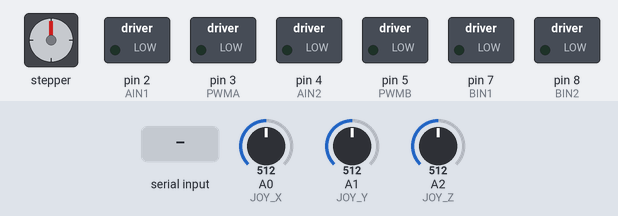
Simulated run of this sketch. Board: Arduino Nano, built with avr-gcc and run on an emulated ATmega328P. On the bench: stepper motor, switched loads named in the sketch (green lamp = pin HIGH). The test bench sets the inputs (shaded band); at power-on: A2 (JOY_Z) = 512, A0 (JOY_X) = 512, A1 (JOY_Y) = 512. Stepper angles assume 200 steps per turn.

Above: at 1.2 s.
1.3 s: A2 (JOY_Z) set to 569
2.8 s: A2 (JOY_Z) set to 582
At 2.95 s:
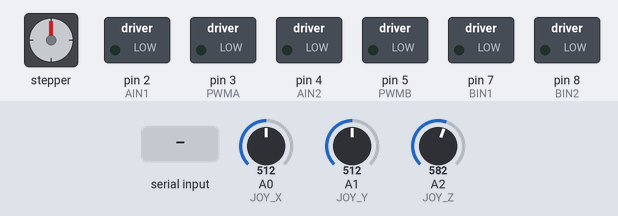
5.8 s: A0 (JOY_X) set to 716
At 6.03 s:
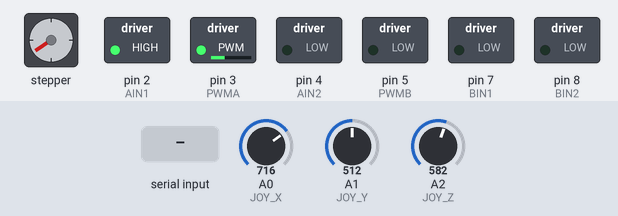
8.8 s: A1 (JOY_Y) set to 716
At 9.14 s:
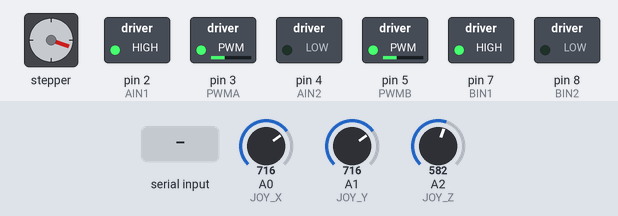
11.8 s: "F" received over Serial
At 12.22 s:
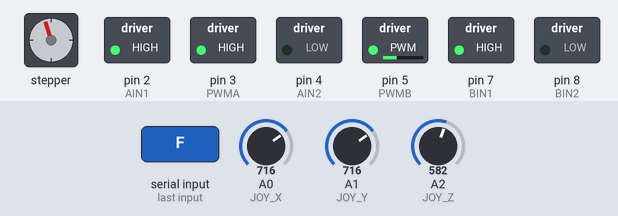
14.8 s: "B" received over Serial
At 15.0 s:
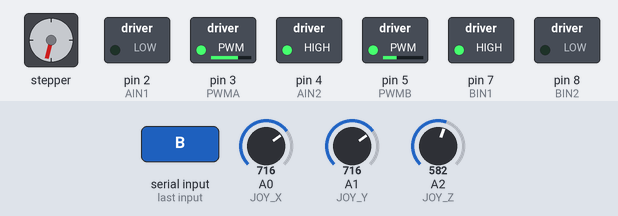
Timing chart, 0 to 28.0 s (numbered marks = the images above; inputs shaded):
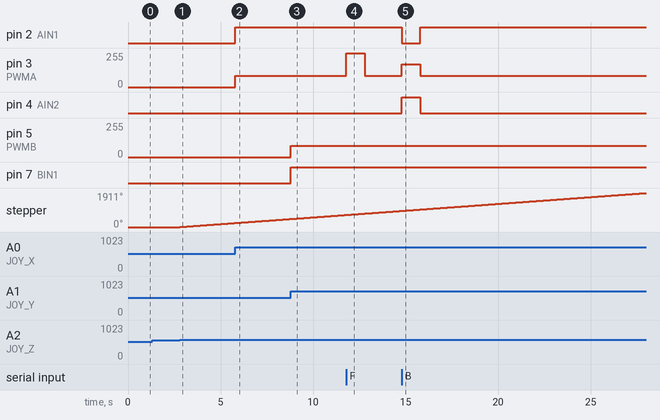

The sketch:

grua_arduino.ino
```cpp
#include <AccelStepper.h>

// ----------------------------------------------------
// 1. ASIGNACIÓN DE PINES
// ----------------------------------------------------
// Pines Joysticks
#define JOY_X A0 // Carro
#define JOY_Y A1 // Elevación
#define JOY_Z A2 // Giro

// Pines Driver TB6612FNG (Motor A - Carro)
#define AIN1 2
#define AIN2 4
#define PWMA 3

// Pines Driver TB6612FNG (Motor B - Elevación)
#define BIN1 7
#define BIN2 8
#define PWMB 5

// Pines Driver DRV8825 (Motor a pasos Nema 17 - Giro)
#define STEP_PIN 9
#define DIR_PIN 10

// ----------------------------------------------------
// 2. CONFIGURACIÓN DE LIBRERÍAS Y VARIABLES
// ----------------------------------------------------
// Configurar AccelStepper en modo DRIVER (1 pin de paso, 1 pin de dirección)
AccelStepper stepper(AccelStepper::DRIVER, STEP_PIN, DIR_PIN);

// Variables de estado para el Control Web (Valores de -1 a 1)
int webCarro = 0;
int webElev = 0;
int webGiro = 0;

// Variables para el Timeout de Seguridad
unsigned long lastWebCommandTime = 0;
const unsigned long WEB_TIMEOUT = 1000; // Si pasa 1 seg sin comandos web, se detiene la aportación web

void setup() {
  // Configuración de Comunicación Serial (ESP32 TX -> Nano RX D0)
  Serial.begin(9600);

  // Configuración de pines de salida para TB6612FNG
  pinMode(AIN1, OUTPUT);
  pinMode(AIN2, OUTPUT);
  pinMode(PWMA, OUTPUT);

  pinMode(BIN1, OUTPUT);
  pinMode(BIN2, OUTPUT);
  pinMode(PWMB, OUTPUT);

  // Configuración de Motor a Pasos
  stepper.setMaxSpeed(1000); // Ajustar según los microsteps del DRV8825
  stepper.setAcceleration(500);
}

// ----------------------------------------------------
// 3. LÓGICA DE CONTROL WEB (PARSER UART)
// ----------------------------------------------------
void processWebCommand() {
  if (Serial.available() > 0) {
    char cmd = Serial.read();
    lastWebCommandTime = millis();

    // Resetear estados antes de aplicar el nuevo comando
    webCarro = 0;
    webElev = 0;
    webGiro = 0;

    switch(cmd) {
      case 'F': webCarro = 1; break;  // Adelante (Carro)
      case 'B': webCarro = -1; break; // Atrás (Carro)
      case 'U': webElev = 1; break;   // Subir (Elevación)
      case 'D': webElev = -1; break;  // Bajar (Elevación)
      case 'L': webGiro = 1; break;   // Giro Izquierda
      case 'R': webGiro = -1; break;  // Giro Derecha
      case 'S': /* Todo en 0 */ break; // Parar
    }
  }

  // Timeout de Seguridad
  if (millis() - lastWebCommandTime > WEB_TIMEOUT) {
    webCarro = 0;
    webElev = 0;
    webGiro = 0;
  }
}

// ----------------------------------------------------
// 4. FUNCIONES AUXILIARES
// ----------------------------------------------------
// Mapeo analógico con zona muerta para evitar derivas del joystick
int mapWithDeadband(int val, int center, int deadband) {
  if (abs(val - center) < deadband) return 0;
  if (val > center) return map(val, center + deadband, 1023, 0, 255);
  return map(val, 0, center - deadband, -255, 0);
}

// Función para controlar motores con el TB6612FNG
void controlDC(int in1, int in2, int pwm, int speed) {
  if (speed > 0) {
    digitalWrite(in1, HIGH);
    digitalWrite(in2, LOW);
    analogWrite(pwm, speed);
  } else if (speed < 0) {
    digitalWrite(in1, LOW);
    digitalWrite(in2, HIGH);
    analogWrite(pwm, -speed);
  } else {
    digitalWrite(in1, LOW);
    digitalWrite(in2, LOW);
    analogWrite(pwm, 0);
  }
}

// ----------------------------------------------------
// 5. BUCLE PRINCIPAL (CONTROL MIXTO)
// ----------------------------------------------------
void loop() {
  // 1. Leer peticiones web
  processWebCommand();

  // 2. Leer Joysticks (Valores de 0 a 1023, centrado en ~512)
  int joyX = analogRead(JOY_X);
  int joyY = analogRead(JOY_Y);
  int joyZ = analogRead(JOY_Z);

  // Mapear intenciones del joystick de -255 a 255
  int joyCarro = mapWithDeadband(joyX, 512, 50);
  int joyElev = mapWithDeadband(joyY, 512, 50);
  int joyGiro = mapWithDeadband(joyZ, 512, 50);

  // 3. Sumar Intenciones (Joystick + Web)
  // La intención web aporta velocidad máxima (255) al sumarse
  int finalCarro = constrain(joyCarro + (webCarro * 255), -255, 255);
  int finalElev = constrain(joyElev + (webElev * 255), -255, 255);
  int finalGiro = constrain(joyGiro + (webGiro * 255), -255, 255);

  // 4. Accionar Motores DC
  controlDC(AIN1, AIN2, PWMA, finalCarro);
  controlDC(BIN1, BIN2, PWMB, finalElev);

  // 5. Accionar Stepper Motor (Ejecución No Bloqueante)
  if (abs(finalGiro) > 10) {
    float speed = map(finalGiro, -255, 255, -1000, 1000);
    stepper.setSpeed(speed);
    stepper.runSpeed();
  } else {
    stepper.setSpeed(0);
    stepper.stop();
  }
}
```

Measured:
- the behaviour switches between 581 and 582 on A2 (JOY_Z) (found by bisection; images 0 and 1)
- after the input at 1.3 s, every drawn part: stays the same
- after the input at 2.8 s, stepper: keeps turning clockwise at about 76°/s, starting at once
- after the input at 5.8 s, pin 2 (AIN1): LOW → HIGH at once; pin 3 (PWMA): 0/255 → 85/255 at once
- after the input at 8.8 s, pin 5 (PWMB): 0/255 → 85/255 at once; pin 7 (BIN1): LOW → HIGH at once
- after the input at 11.8 s, pin 3 (PWMA): 85/255 → 255/255 at once, → 85/255 1.0 s later
- after the input at 14.8 s, pin 2 (AIN1): HIGH → LOW at once, → HIGH 1.0 s later; pin 3 (PWMA): 85/255 → 170/255 at once, → 85/255 1.0 s later; pin 4 (AIN2): LOW → HIGH at once, → LOW 1.0 s later
